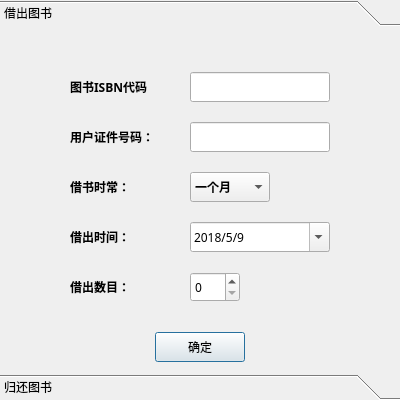
<?xml version="1.0" encoding="UTF-8"?>
<ui version="4.0">
 <class>borrow_return</class>
 <widget class="QDialog" name="borrow_return">
  <property name="geometry">
   <rect>
    <x>0</x>
    <y>0</y>
    <width>400</width>
    <height>400</height>
   </rect>
  </property>
  <property name="windowTitle">
   <string>借/还书管理</string>
  </property>
  <widget class="QToolBox" name="toolBox">
   <property name="geometry">
    <rect>
     <x>0</x>
     <y>0</y>
     <width>400</width>
     <height>400</height>
    </rect>
   </property>
   <property name="currentIndex">
    <number>0</number>
   </property>
   <widget class="QWidget" name="page_1">
    <property name="geometry">
     <rect>
      <x>0</x>
      <y>0</y>
      <width>400</width>
      <height>348</height>
     </rect>
    </property>
    <property name="font">
     <font>
      <family>微软雅黑</family>
     </font>
    </property>
    <property name="cursor">
     <cursorShape>ArrowCursor</cursorShape>
    </property>
    <property name="contextMenuPolicy">
     <enum>Qt::DefaultContextMenu</enum>
    </property>
    <property name="toolTipDuration">
     <number>-1</number>
    </property>
    <property name="layoutDirection">
     <enum>Qt::LeftToRight</enum>
    </property>
    <attribute name="label">
     <string>借出图书</string>
    </attribute>
    <widget class="QLineEdit" name="isbn_2">
     <property name="geometry">
      <rect>
       <x>190</x>
       <y>40</y>
       <width>140</width>
       <height>30</height>
      </rect>
     </property>
    </widget>
    <widget class="QLineEdit" name="isbn_3">
     <property name="geometry">
      <rect>
       <x>190</x>
       <y>90</y>
       <width>140</width>
       <height>30</height>
      </rect>
     </property>
    </widget>
    <widget class="QPushButton" name="pushButton">
     <property name="geometry">
      <rect>
       <x>155</x>
       <y>300</y>
       <width>90</width>
       <height>30</height>
      </rect>
     </property>
     <property name="font">
      <font>
       <family>微软雅黑</family>
      </font>
     </property>
     <property name="text">
      <string>确定</string>
     </property>
    </widget>
    <widget class="QComboBox" name="comboBox">
     <property name="geometry">
      <rect>
       <x>190</x>
       <y>140</y>
       <width>80</width>
       <height>30</height>
      </rect>
     </property>
     <property name="font">
      <font>
       <weight>75</weight>
       <italic>false</italic>
       <bold>true</bold>
       <underline>false</underline>
       <strikeout>false</strikeout>
       <kerning>true</kerning>
      </font>
     </property>
     <item>
      <property name="text">
       <string>一个月</string>
      </property>
     </item>
     <item>
      <property name="text">
       <string>三个月</string>
      </property>
     </item>
     <item>
      <property name="text">
       <string>六个月</string>
      </property>
     </item>
     <item>
      <property name="text">
       <string>一年</string>
      </property>
     </item>
    </widget>
    <widget class="QDateEdit" name="dateEdit">
     <property name="geometry">
      <rect>
       <x>190</x>
       <y>190</y>
       <width>140</width>
       <height>30</height>
      </rect>
     </property>
     <property name="minimumDateTime">
      <datetime>
       <hour>0</hour>
       <minute>0</minute>
       <second>0</second>
       <year>2018</year>
       <month>1</month>
       <day>1</day>
      </datetime>
     </property>
     <property name="displayFormat">
      <string>yyyy/M/d</string>
     </property>
     <property name="calendarPopup">
      <bool>true</bool>
     </property>
     <property name="currentSectionIndex">
      <number>0</number>
     </property>
     <property name="timeSpec">
      <enum>Qt::LocalTime</enum>
     </property>
     <property name="date">
      <date>
       <year>2018</year>
       <month>5</month>
       <day>9</day>
      </date>
     </property>
    </widget>
    <widget class="QSpinBox" name="spinBox">
     <property name="geometry">
      <rect>
       <x>190</x>
       <y>240</y>
       <width>50</width>
       <height>30</height>
      </rect>
     </property>
    </widget>
    <widget class="QLabel" name="label">
     <property name="geometry">
      <rect>
       <x>70</x>
       <y>40</y>
       <width>110</width>
       <height>30</height>
      </rect>
     </property>
     <property name="font">
      <font>
       <weight>75</weight>
       <bold>true</bold>
      </font>
     </property>
     <property name="text">
      <string>图书ISBN代码</string>
     </property>
    </widget>
    <widget class="QLabel" name="label_2">
     <property name="geometry">
      <rect>
       <x>70</x>
       <y>90</y>
       <width>110</width>
       <height>30</height>
      </rect>
     </property>
     <property name="font">
      <font>
       <weight>75</weight>
       <bold>true</bold>
      </font>
     </property>
     <property name="text">
      <string>用户证件号码：</string>
     </property>
    </widget>
    <widget class="QLabel" name="label_3">
     <property name="geometry">
      <rect>
       <x>70</x>
       <y>140</y>
       <width>110</width>
       <height>30</height>
      </rect>
     </property>
     <property name="font">
      <font>
       <weight>75</weight>
       <bold>true</bold>
      </font>
     </property>
     <property name="text">
      <string>借书时常：</string>
     </property>
    </widget>
    <widget class="QLabel" name="label_4">
     <property name="geometry">
      <rect>
       <x>70</x>
       <y>190</y>
       <width>110</width>
       <height>30</height>
      </rect>
     </property>
     <property name="font">
      <font>
       <weight>75</weight>
       <bold>true</bold>
      </font>
     </property>
     <property name="text">
      <string>借出时间：</string>
     </property>
    </widget>
    <widget class="QLabel" name="label_5">
     <property name="geometry">
      <rect>
       <x>70</x>
       <y>240</y>
       <width>110</width>
       <height>30</height>
      </rect>
     </property>
     <property name="font">
      <font>
       <weight>75</weight>
       <bold>true</bold>
      </font>
     </property>
     <property name="text">
      <string>借出数目：</string>
     </property>
    </widget>
   </widget>
   <widget class="QWidget" name="page_2">
    <property name="geometry">
     <rect>
      <x>0</x>
      <y>0</y>
      <width>400</width>
      <height>348</height>
     </rect>
    </property>
    <attribute name="label">
     <string>归还图书</string>
    </attribute>
    <widget class="QLineEdit" name="isbn_7">
     <property name="geometry">
      <rect>
       <x>190</x>
       <y>60</y>
       <width>140</width>
       <height>30</height>
      </rect>
     </property>
    </widget>
    <widget class="QLineEdit" name="isbn_8">
     <property name="geometry">
      <rect>
       <x>190</x>
       <y>130</y>
       <width>140</width>
       <height>30</height>
      </rect>
     </property>
    </widget>
    <widget class="QPushButton" name="pushButton_3">
     <property name="geometry">
      <rect>
       <x>155</x>
       <y>230</y>
       <width>90</width>
       <height>30</height>
      </rect>
     </property>
     <property name="font">
      <font>
       <family>微软雅黑</family>
      </font>
     </property>
     <property name="text">
      <string>确定</string>
     </property>
    </widget>
    <widget class="QLabel" name="label_6">
     <property name="geometry">
      <rect>
       <x>70</x>
       <y>60</y>
       <width>110</width>
       <height>30</height>
      </rect>
     </property>
     <property name="font">
      <font>
       <weight>75</weight>
       <bold>true</bold>
      </font>
     </property>
     <property name="text">
      <string>图书ISBN代码：</string>
     </property>
    </widget>
    <widget class="QLabel" name="label_7">
     <property name="geometry">
      <rect>
       <x>70</x>
       <y>130</y>
       <width>110</width>
       <height>30</height>
      </rect>
     </property>
     <property name="font">
      <font>
       <weight>75</weight>
       <bold>true</bold>
      </font>
     </property>
     <property name="text">
      <string>读者证件号码：</string>
     </property>
    </widget>
   </widget>
  </widget>
 </widget>
 <resources/>
 <connections>
  <connection>
   <sender>pushButton</sender>
   <signal>clicked()</signal>
   <receiver>pushButton</receiver>
   <slot>click()</slot>
   <hints>
    <hint type="sourcelabel">
     <x>168</x>
     <y>342</y>
    </hint>
    <hint type="destinationlabel">
     <x>159</x>
     <y>345</y>
    </hint>
   </hints>
  </connection>
  <connection>
   <sender>pushButton_3</sender>
   <signal>clicked()</signal>
   <receiver>pushButton_3</receiver>
   <slot>click()</slot>
   <hints>
    <hint type="sourcelabel">
     <x>214</x>
     <y>303</y>
    </hint>
    <hint type="destinationlabel">
     <x>160</x>
     <y>296</y>
    </hint>
   </hints>
  </connection>
 </connections>
</ui>
